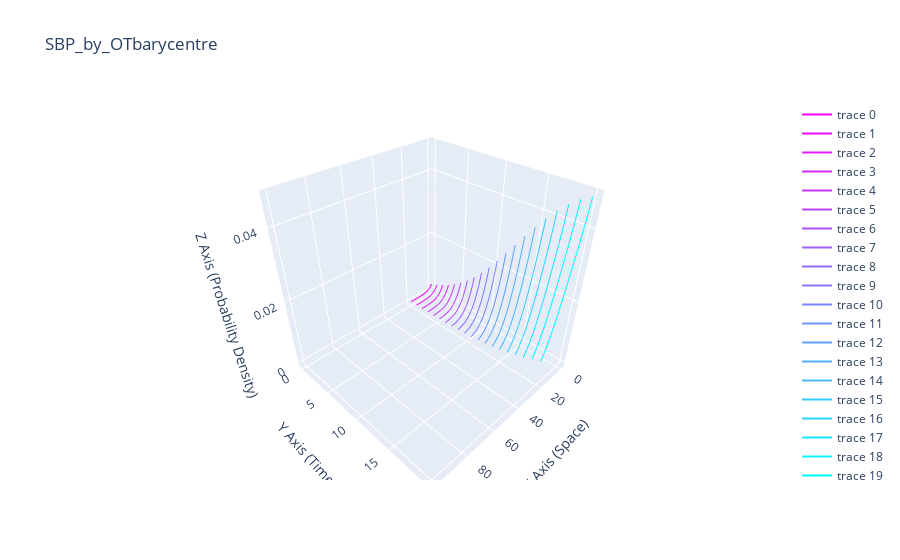

The code cell stored with this chart in its notebook:
### Code cell
import plotly.graph_objects as go
import numpy as np

def plot_precomputed_pdf_interactive(pdf_values, x_range=None, time_range=None):
    """
    使用 Plotly 绘制预先计算好的随时间变化的一维概率密度函数。

    :param pdf_values: 形状为 (n_times, num_points) 的数组，包含概率密度值。
    :param x_range: 元组，表示一维空间变量的范围 (min, max)。
    :param time_range: 元组，表示时间的范围 (start, end)。
    """
    # 验证输入数组的形状
    n_times, num_points = pdf_values.shape

    # 创建空间变量和时间点
    times = np.linspace(0, n_times, n_times) if time_range is None else np.linspace(time_range[0], time_range[1], n_times)
    x =  np.linspace(0, num_points, num_points) if x_range is None else np.linspace(x_range[0], x_range[1], num_points)

    # 创建 Plotly 图形
    fig = go.Figure()

    colors = [f'rgb({255-i}, {0+i}, 255)' for i in np.linspace(0, 255, n_times)]

    # 添加每个时间点的概率密度函数
    for t, y, c in zip(times, pdf_values.T, colors):
        fig.add_trace(go.Scatter3d(x=x, y=[t]*num_points, z=y, mode='lines', line=dict(color=c)))


    # 设置图形的布局
    fig.update_layout(
        scene=dict(
            xaxis_title='X Axis (Space)',
            yaxis_title='Y Axis (Time)',
            zaxis_title='Z Axis (Probability Density)'
        ),
        title='SBP_by_OTbarycentre'
    )

    # 显示图形
    fig.show()

plot_precomputed_pdf_interactive(barycenter_ret)
